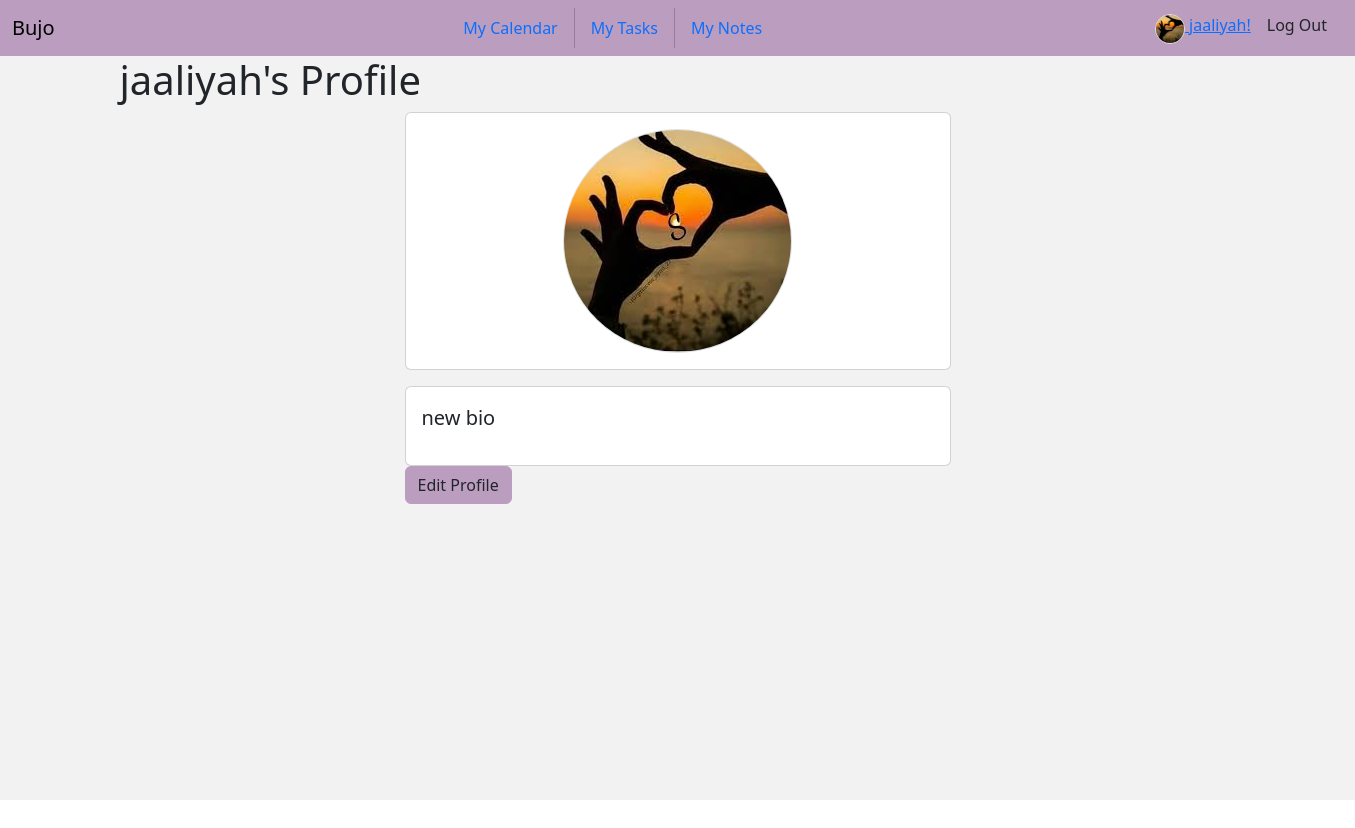
/profile/ (signed in), run on an earlier commit of the app's database.
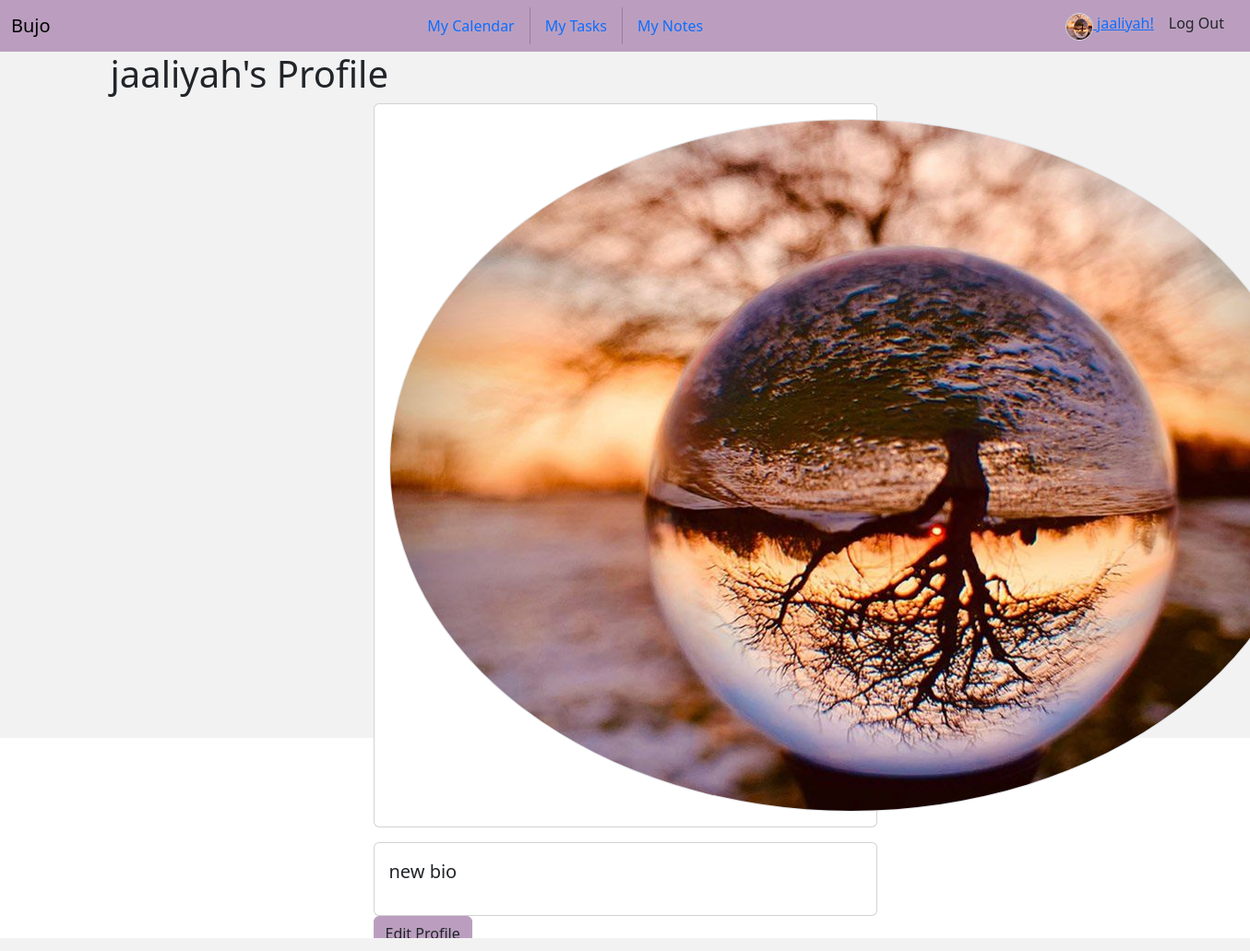
And on a later commit of the database.
### planner/models.py (models this page shows)
class User(AbstractUser):
    avatar = models.ImageField(default="https://static.vecteezy.com/system/resources/thumbnails/009/734/564/small/default-avatar-profile-icon-of-social-media-user-vector.jpg", upload_to="user_images")
    bio = models.TextField()

### planner/views.py (the view)
# urls.py: path("profile/", views.profile, name="profile"),
@login_required
def profile(request):
    return render(request, "planner/profile.html")

### planner/templates/planner/profile.html
{% extends "planner/layout.html" %}
{% block main %}
<div class="container vh-100">
    <h1>{{user.username}}'s Profile</h1>
    <div class="row justify-content-center">
        <div class="col-6">
            <div class="row mb-3">
                <div class="col">
                    <div class="card">
                        <div class="card-body text-center">
                            <img src="{{user.avatar.url}}" alt="" class="border rounded-circle">
                        </div>
                    </div>
                </div>
            </div>
            <div class="row">
                <div class="col">
                    <div class="card">
                        <div class="card-body">
                            <p class="lead">{{user.bio}}</p>
                        </div>
                    </div>
                </div>
            </div>
            <div class="row">
                <div class="col">
                    <a class="btn btn-primary" href="{% url 'edit_profile' %}">Edit Profile</a>
                </div>
            </div>
        </div>
    </div>
</div>
{% endblock %}

### planner/templates/planner/layout.html (shortened to what this page needs)
{% load static %}
<!DOCTYPE html>
<html lang="en">
<head>
    <link rel="stylesheet" href="https://cdn.jsdelivr.net/npm/bootstrap-icons@1.11.2/font/bootstrap-icons.min.css">
    <link href="https://cdn.jsdelivr.net/npm/bootstrap@5.3.2/dist/css/bootstrap.min.css" rel="stylesheet"
>
    <link rel="stylesheet" href="{% static 'planner/colors.css' %}">
    <link rel="stylesheet" href="{% static 'planner/styles.css' %}">
</head>
<body class="">
    <div class="vh-100">
        <nav class="navbar sticky-top bg-primary">
            <div class="container-fluid">
                <a class="navbar-brand" href="{% url 'index' %}">Bujo</a>
                {% if user.is_authenticated %}
                <ul class="nav">
                    <li class="nav-item">
                        <a class="nav-link" href="{% url 'calendar' %}">My Calendar</a>
                    </li>
                    <li class="nav-item">
                        <a class="nav-link" href="{% url 'taskList' %}">My Tasks</a>
                    </li>
                    <li class="nav-item">
                        <a class="nav-link" href="{% url 'noteList' %}">My Notes</a>
                    </li>
                </ul>
                <div class="d-flex">
                    <a class="nav-brand" href="{% url 'profile' %}">
                        <img src="{{user.avatar.url}}" alt="User Avatar"
                            class="d-inline-block align-text-top border rounded-circle" height="30" width="30">
                        {{user.username}}!</a>
                    <a class="mx-3 nav-link" href="{% url 'logout' %}">Log Out</a>
                </div>
                {% else %}
                <div class="">
                    <a class="nav-link me-2" href="{% url 'login' %}">Log In</a>
                    <a class="nav-link" href="{% url 'register' %}">Register</a>
                </div>
                {% endif %}
            </div>
        </nav>
        <main>
            <div class="container-fluid mainContent">
                {% block main %}
                {% endblock %}
            </div>
        </main>
    </div>
</body>
</html>

What changed in the data, as far as the page shows it:
changed User "jaaliyah": avatar: a different picture
